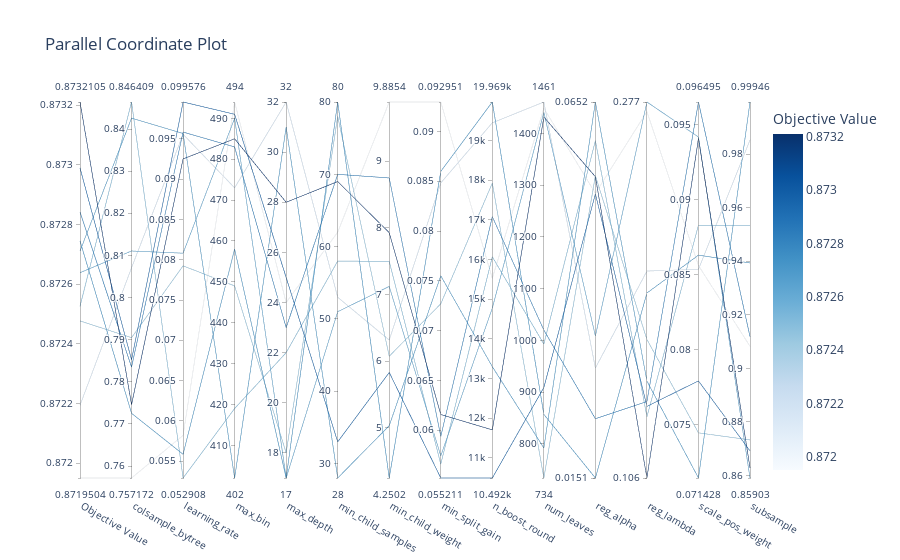

Notebook cell for this chart:
### Code cell
optuna.visualization.plot_parallel_coordinate(study)

### Figure 1 — Plotly figure (JSON) as saved in the notebook; plotly's stock layout.template omitted (floating-point values rounded to 4 significant figures)
{"data": [{"dimensions": [{"label": "Objective Value", "range": [0.872, 0.8732], "values": [0.8732, 0.8722, 0.8727, 0.873, 0.8725, 0.8726, 0.8725, 0.872, 0.8727, 0.8728]}, {"label": "colsample_bytree", "range": [0.7572, 0.8464], "values": [0.7746, 0.8071, 0.8426, 0.7852, 0.7905, 0.811, 0.8464, 0.7572, 0.7725, 0.7835]}, {"label": "learning_rate", "range": [0.05291, 0.09958], "values": [0.09251, 0.09557, 0.09567, 0.09958, 0.07924, 0.08081, 0.05291, 0.05819, 0.05585, 0.09584]}, {"label": "max_bin", "range": [402, 494], "values": [485, 473, 402, 491, 449, 490, 419, 494, 458, 483]}, {"label": "max_depth", "range": [17, 32], "values": [28, 32, 31, 25, 18, 17, 22, 24, 17, 23]}, {"label": "min_child_samples", "range": [28, 80], "values": [69, 53, 28, 33, 78, 51, 58, 62, 80, 70]}, {"label": "min_child_weight", "range": [4.25, 9.885], "values": [7.927, 6.318, 5.034, 5.832, 6.075, 7.121, 7.497, 9.885, 4.25, 8.747]}, {"label": "min_split_gain", "range": [0.05521, 0.09295], "values": [0.06158, 0.08483, 0.0755, 0.05521, 0.0727, 0.05743, 0.0566, 0.09295, 0.08599, 0.05938]}, {"label": "n_boost_round", "range": [10492, 19969], "values": [11705, 19444, 13298, 10492, 17924, 14773, 16067, 15524, 19969, 17078]}, {"label": "num_leaves", "range": [734, 1461], "values": [1432, 1461, 792, 909, 734, 1441, 993, 1449, 857, 1020]}, {"label": "reg_alpha", "range": [-1.82, -1.186], "ticktext": ["0.0151", "0.0652"], "tickvals": [-1.82, -1.186], "values": [-1.312, -1.634, -1.186, -1.341, -1.31, -1.58, -1.251, -1.34, -1.82, -1.72]}, {"label": "reg_lambda", "range": [-0.9734, -0.5571], "ticktext": ["0.106", "0.277"], "tickvals": [-0.9734, -0.5571], "values": [-0.9734, -0.7443, -0.8661, -0.8941, -0.8201, -0.5571, -0.9056, -0.5677, -0.7686, -0.8888]}, {"label": "scale_pos_weight", "range": [0.07143, 0.0965], "values": [0.09407, 0.08533, 0.07143, 0.0779, 0.07444, 0.09416, 0.08828, 0.08559, 0.08628, 0.0965]}, {"label": "subsample", "range": [0.859, 0.9995], "values": [0.8628, 0.9853, 0.9995, 0.8692, 0.8733, 0.859, 0.9533, 0.9082, 0.9394, 0.9118]}], "labelangle": 30, "labelside": "bottom", "line": {"color": [0.8732, 0.8722, 0.8727, 0.873, 0.8725, 0.8726, 0.8725, 0.872, 0.8727, 0.8728], "colorbar": {"title": {"text": "Objective Value"}}, "colorscale": [[0, "rgb(247,251,255)"], [0.125, "rgb(222,235,247)"], [0.25, "rgb(198,219,239)"], [0.375, "rgb(158,202,225)"], [0.5, "rgb(107,174,214)"], [0.625, "rgb(66,146,198)"], [0.75, "rgb(33,113,181)"], [0.875, "rgb(8,81,156)"], [1, "rgb(8,48,107)"]], "reversescale": false, "showscale": true}, "type": "parcoords"}], "layout": {"title": {"text": "Parallel Coordinate Plot"}}}
